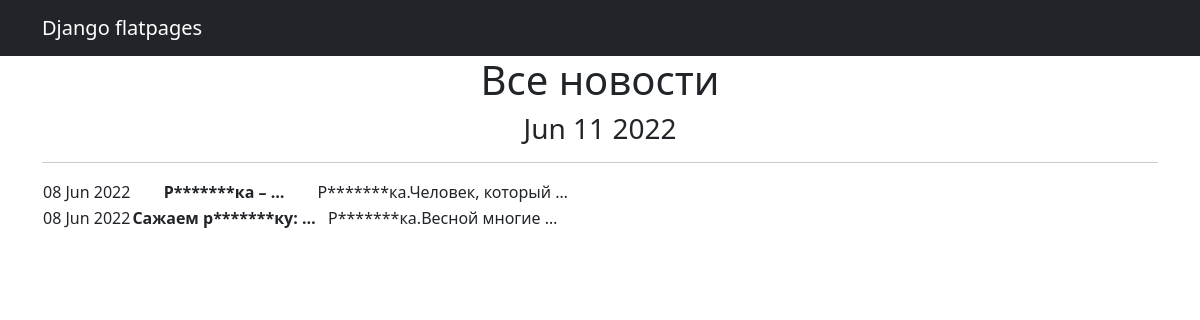
Page /news/ on the committed database.
### news/models.py (models this page shows, shortened)
class News(models.Model):
    dateCreation = models.DateTimeField(max_length=10, auto_now_add=True)
    Title = models.CharField(
        max_length=50,
        unique=True,
    )
    Text = models.TextField()

### news/views.py (the view)
# urls.py: path('', NewsList.as_view()),
class NewsList(ListView):
    model = News
    ordering = 'Title'
    template_name = 'news.html'
    context_object_name = 'news'
    def get_context_data(self, **kwargs):
        context = super().get_context_data(**kwargs)
        context['time_now'] = datetime.utcnow()
        return context

### news/templatetags/custom_filter.py (called while the page is built)
@register.filter(name='censor')
def censor(value):
    low = value.lower()
    CENSORED_WORDS = {'редиска'}
    for i in CENSORED_WORDS:
        if i.find(low):
            low = value.replace(i[1:5:], "*" * len(i))
    return f'{low}'

### news/templatetags/custom_tags.py (called while the page is built)
@register.simple_tag()
def current_time(format_string='%b %d %Y'):
    return datetime.utcnow().strftime(format_string)

### templates/news.html (shortened to what this page needs)
{% extends 'flatpages/default.html' %}
{% load custom_filter %}
{% load custom_tags %}
{% block content %}
   <h1>Все новости</h1>
   <h3>{% current_time '%b %d %Y' %}</h3>
   <hr>
   {% if news %}
       <table>
           {% for news in news %}
           <tr>
               <td>{{ news.dateCreation|date:'d M Y' }}</td>
               <td><b>{{ news.Title|truncatewords:2|censor }}</b></td>
               <td>{{ news.Text|truncatewords:2|censor }}</td>
           </tr>
           {% endfor %}
       </table>
   {% else %}
       <h2>Новостей нет!</h2>
   {% endif %}
{% endblock content %}

### templates/flatpages/default.html (shortened to what this page needs)
<!DOCTYPE html>
<html lang="en">
    <head>
        {% load static %}
        <link href="{% static 'css/styles.css' %}" rel="stylesheet" />
    </head>
    <body>
        <nav class="navbar navbar-expand-lg navbar-dark bg-dark static-top">
   <div class="container">
       <a class="navbar-brand" href="#">Django flatpages</a>
</nav>
<div class="container">
   <div class="row">
       <div class="col-lg-12 text-center">
           {% block content %}{% endblock content %}
       </div>
   </div>
</div>
    </body>
</html>

### rows in the picture
News: dateCreation "08 Jun 2022", Title|censor "Р*******ка – …", Text|censor "Р*******ка.Человек, который …"
News: dateCreation "08 Jun 2022", Title|censor "Сажаем р*******ку: …", Text|censor "Р*******ка.Весной многие …"
